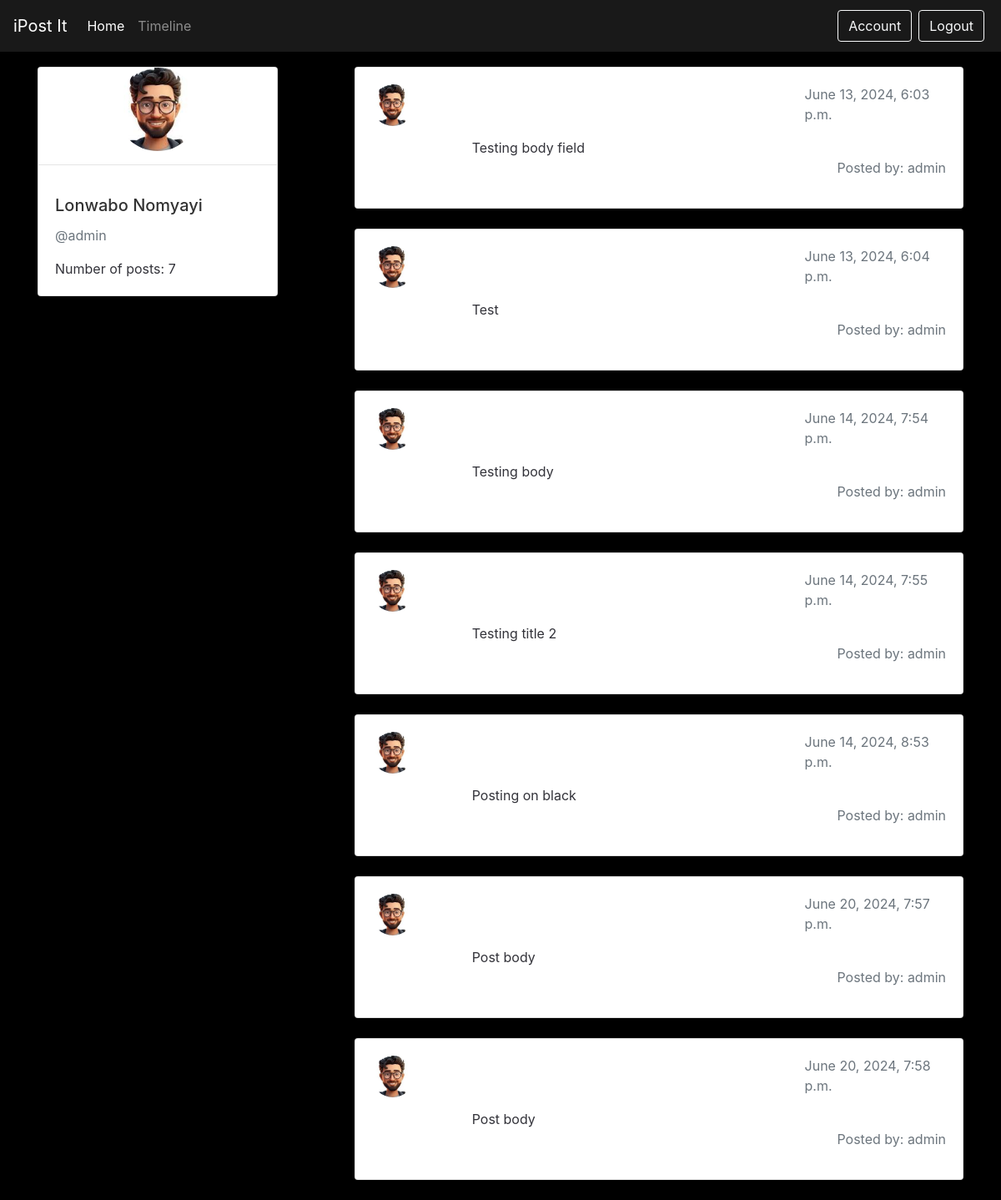
/user_posts/1/ (signed in), run on the app's committed database.
### users/models.py (models this page shows, shortened)
class UserImageExtension(models.Model):
    user = models.OneToOneField(User,on_delete=models.CASCADE)
    user_image = models.ImageField(upload_to='user-images')

### post/models.py (models this page shows, shortened)
class PostIt(models.Model):
    post_title = models.CharField(max_length=100)
    post_body = models.CharField(max_length=300)
    posted_date = models.DateTimeField(default=timezone.now)
    posted_by = models.ForeignKey(User,on_delete=models.CASCADE)

### post/views.py (the view)
# urls.py: path('user_posts/<int:user_id>/', views.user_posts, name='user-posts'),
@login_required()
def user_posts(request,user_id):
    posts = PostIt.objects.filter(posted_by=user_id)
    context = {
        'posts': posts,
        'usr': User.objects.filter(id=user_id)[0],
        'number_of_personal_posts': len(posts)
    }
    return render(request, 'post/user_posts.html', context)

### post/templates/post/user_posts.html (shortened to what this page needs)
{% extends "post/main.html" %}
{% block content %}
<div class="container">
    <div class="row">
        <div class="col">
            <div class="card" style="width: 18rem;">
                <div class="d-flex justify-content-center">
                         {% if not usr.userimageextension.user_image.url %}
                    <svg xmlns="http://www.w3.org/2000/svg" width="100" height="100" fill="currentColor"
                         class="bi bi-person"
                         viewBox="0 0 16 16">
                        <path d="M8 8a3 3 0 1 0 0-6 3 3 0 0 0 0 6zm2-3a2 2 0 1 1-4 0 2 2 0 0 1 4 0zm4 8c0 1-1 1-1 1H3s-1 0-1-1 1-4 6-4 6 3 6 4zm-1-.004c-.001-.246-.154-.986-.832-1.664C11.516 10.68 10.289 10 8 10c-2.29 0-3.516.68-4.168 1.332-.678.678-.83 1.418-.832 1.664h10z"/>
                    </svg>
                    {% else %}
                    <img class="rounded-circle" src="{{ usr.userimageextension.user_image.url }}" alt="User image" width="100" height="100" style="object-fit: cover;">
                    {% endif %}
                </div>
                <hr>
                <div class="card-body">
                    <h5 class="card-title">{{  usr.first_name }}  {{  usr.last_name }}</h5>
                    <p class="text-muted">@{{ usr.username }} </p>
                    <p class="card-text">Number of posts: {{ number_of_personal_posts }}</p>
                </div>
            </div>
        </div>
        <div class="col-8">
            {% for user_post in posts  %}
            <div class="card mb-4">
                <div class="card-body">
                    <div>
                        <div class="row">
                            <div class="col-2">
                                {% if not usr.userimageextension.user_image.url %}
                    <svg xmlns="http://www.w3.org/2000/svg" width="100" height="100" fill="currentColor"
                         class="bi bi-person"
                         viewBox="0 0 16 16">
                        <path d="M8 8a3 3 0 1 0 0-6 3 3 0 0 0 0 6zm2-3a2 2 0 1 1-4 0 2 2 0 0 1 4 0zm4 8c0 1-1 1-1 1H3s-1 0-1-1 1-4 6-4 6 3 6 4zm-1-.004c-.001-.246-.154-.986-.832-1.664C11.516 10.68 10.289 10 8 10c-2.29 0-3.516.68-4.168 1.332-.678.678-.83 1.418-.832 1.664h10z"/>
                    </svg>
                    {% else %}
                    <img class="rounded-circle" src="{{ usr.userimageextension.user_image.url }}" alt="User image" width="50" height="50" style="object-fit: cover;">
                    {% endif %}
                            </div>
                            <div class="col-10">
                                <div class="row">
                                    <div class="col">
                                    </div>
                                    <div class="col-4">
                                        <p class="text-muted">{{user_post.posted_date}}</p>
                                    </div>
                                </div>
                                <p class="card-text">
                                    {{user_post.post_body}}
                                </p>
                            </div>
                        </div>
                        <div class="d-flex justify-content-end">
                            <p class="text-secondary">Posted by: {{ user_post.posted_by }}</p>
                        </div>
                    </div>
                </div>
            </div>
            {% endfor %}
        </div>
    </div>
</div>
{% endblock content %}

### post/static/post/css/base.css (style rules this page uses)
body { background: #fafafa; color: #33333a; margin-top: 5rem; }
h1, h2, h3, h4, h5, h6 { color: #323232; }

### data on the page
PostIt: userimageextension.user_image (picture), posted_date "June 13, 2024, 6:03 p.m.", post_body "Testing body field", posted_by "admin"
PostIt: userimageextension.user_image (picture), posted_date "June 13, 2024, 6:04 p.m.", post_body "Test", posted_by "admin"
PostIt: userimageextension.user_image (picture), posted_date "June 14, 2024, 7:54 p.m.", post_body "Testing body", posted_by "admin"
PostIt: userimageextension.user_image (picture), posted_date "June 14, 2024, 7:55 p.m.", post_body "Testing title 2", posted_by "admin"
PostIt: userimageextension.user_image (picture), posted_date "June 14, 2024, 8:53 p.m.", post_body "Posting on black", posted_by "admin"
PostIt: userimageextension.user_image (picture), posted_date "June 20, 2024, 7:57 p.m.", post_body "Post body", posted_by "admin"
PostIt: userimageextension.user_image (picture), posted_date "June 20, 2024, 7:58 p.m.", post_body "Post body", posted_by "admin"

### other printed values
{{ usr.first_name }} "Lonwabo"
{{ usr.last_name }} "Nomyayi"
{{ usr.username }} "admin"
{{ number_of_personal_posts }} "7"
